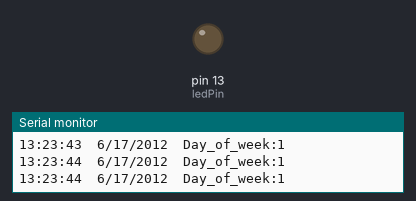
A sketch run on a simulated Arduino Mega 2560, built with avr-gcc and run on an emulated ATmega2560. Parts: output pins drawn as LEDs (lit = HIGH), the last lines printed to the serial monitor. Wiring (inferred from the names in the program): DS1307 clock at I2C address 0x68. The local clock reads 2024-03-15 10:24:30 at power-on unless the sketch sets it.

Above: at 17.0 s.
At 32.6 s:
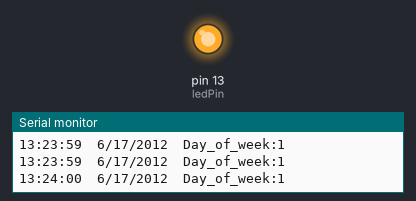
Timing chart, 0 to 80.3 s (numbered marks = the images above):
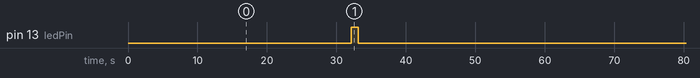

The sketch:

timer_set.ino
```cpp
// Maurice Ribble
// 4-17-2008
// http://www.glacialwanderer.com/hobbyrobotics

// This code tests the DS1307 Real Time clock on the Arduino board.
// The ds1307 works in binary coded decimal or BCD.  You can look up
// bcd in google if you aren't familior with it.  There can output
// a square wave, but I don't expose that in this code.  See the
// ds1307 for it's full capabilities.

#include "Wire.h"
#define DS1307_I2C_ADDRESS 0x68
#define ledPin 13


int buttonPin = 28;
int buttonState = LOW;
int TimeWrittenYetFlag = 0;


// Convert normal decimal numbers to binary coded decimal
byte decToBcd(byte val)
{
    return ( (val/10*16) + (val%10) );
}

// Convert binary coded decimal to normal decimal numbers
byte bcdToDec(byte val)
{
    return ( (val/16*10) + (val%16) );
}

// Stops the DS1307, but it has the side effect of setting seconds to 0
// Probably only want to use this for testing
/*void stopDs1307()
 {
 Wire.beginTransmission(DS1307_I2C_ADDRESS);
 Wire.write(0);
 Wire.write(0x80);
 Wire.endTransmission();
 }*/

// 1) Sets the date and time on the ds1307
// 2) Starts the clock
// 3) Sets hour mode to 24 hour clock
// Assumes you're passing in valid numbers
void setDateDs1307(byte second,        // 0-59
byte minute,        // 0-59
byte hour,          // 1-23
byte dayOfWeek,     // 1-7
byte dayOfMonth,    // 1-28/29/30/31
byte month,         // 1-12
byte year)          // 0-99
{
    Wire.beginTransmission(DS1307_I2C_ADDRESS);
    Wire.write(0);
    Wire.write(decToBcd(second));    // 0 to bit 7 starts the clock
    Wire.write(decToBcd(minute));
    Wire.write(decToBcd(hour));      // If you want 12 hour am/pm you need to set
    // bit 6 (also need to change readDateDs1307)
    Wire.write(decToBcd(dayOfWeek));
    Wire.write(decToBcd(dayOfMonth));
    Wire.write(decToBcd(month));
    Wire.write(decToBcd(year));
    Wire.endTransmission();
}

// Gets the date and time from the ds1307
void getDateDs1307(byte *second,
byte *minute,
byte *hour,
byte *dayOfWeek,
byte *dayOfMonth,
byte *month,
byte *year)
{
    // Reset the register pointer
    Wire.beginTransmission(DS1307_I2C_ADDRESS);
    Wire.write(0);
    Wire.endTransmission();

    Wire.requestFrom(DS1307_I2C_ADDRESS, 7);

    // A few of these need masks because certain bits are control bits
    *second     = bcdToDec(Wire.read() & 0x7f);
    *minute     = bcdToDec(Wire.read());
    *hour       = bcdToDec(Wire.read() & 0x3f);  // Need to change this if 12 hour am/pm
    *dayOfWeek  = bcdToDec(Wire.read());
    *dayOfMonth = bcdToDec(Wire.read());
    *month      = bcdToDec(Wire.read());
    *year       = bcdToDec(Wire.read());
}


void setup()
{
    delay(2000);

    pinMode(ledPin, OUTPUT);
    pinMode(buttonPin, INPUT);


    byte second, minute, hour, dayOfWeek, dayOfMonth, month, year;
    Wire.begin();
    Serial.begin(9600);

    // Change these values to what you want to set your clock to.
    // You probably only want to set your clock once and then remove
    // the setDateDs1307 call.
    second = 30;
    minute = 23;
    hour = 13;
    dayOfWeek = 1;
    dayOfMonth = 17;
    month = 6;
    year = 12;
    setDateDs1307(second, minute, hour, dayOfWeek, dayOfMonth, month, year);
}

void loop()
{
    byte second, minute, hour, dayOfWeek, dayOfMonth, month, year;

    getDateDs1307(&second, &minute, &hour, &dayOfWeek, &dayOfMonth, &month, &year);
    Serial.print(hour, DEC);
    Serial.print(":");
    if (minute < 10) {
        Serial.print("0");
    }
    Serial.print(minute, DEC);
    Serial.print(":");
    if (second < 10) {
        Serial.print("0");
    }
    Serial.print(second, DEC);
    Serial.print("  ");
    Serial.print(month, DEC);
    Serial.print("/");
    if (dayOfMonth < 10) {
        Serial.print("0");
    }
    Serial.print(dayOfMonth, DEC);
    Serial.print("/");
    Serial.print(year + 2000, DEC);
    Serial.print("  Day_of_week:");
    Serial.println(dayOfWeek, DEC);

    if (second == 0) {
        digitalWrite(ledPin, HIGH);
    }
    else{
        digitalWrite(ledPin, LOW);
    }


    delay(500);
}
```

Measured:
- by itself, pin 13 (ledPin): alternates HIGH for 1.0 s and LOW for 59.2 s
